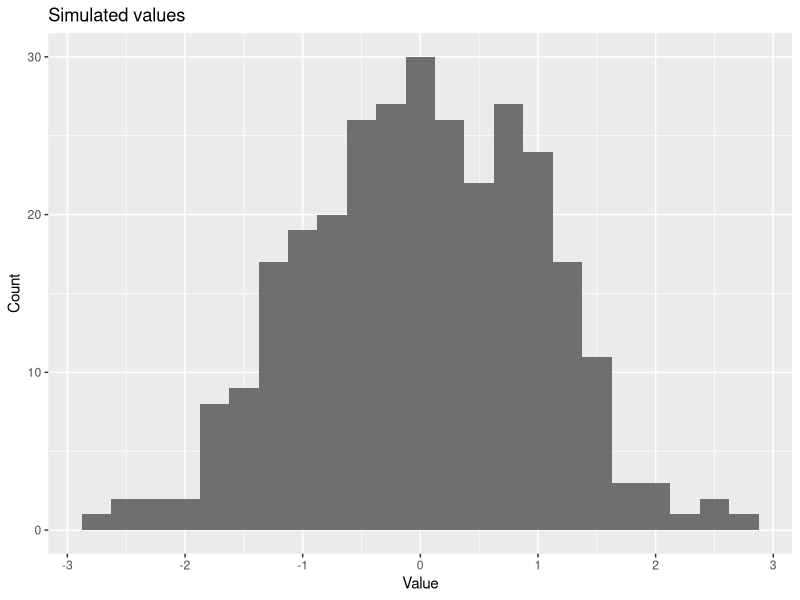
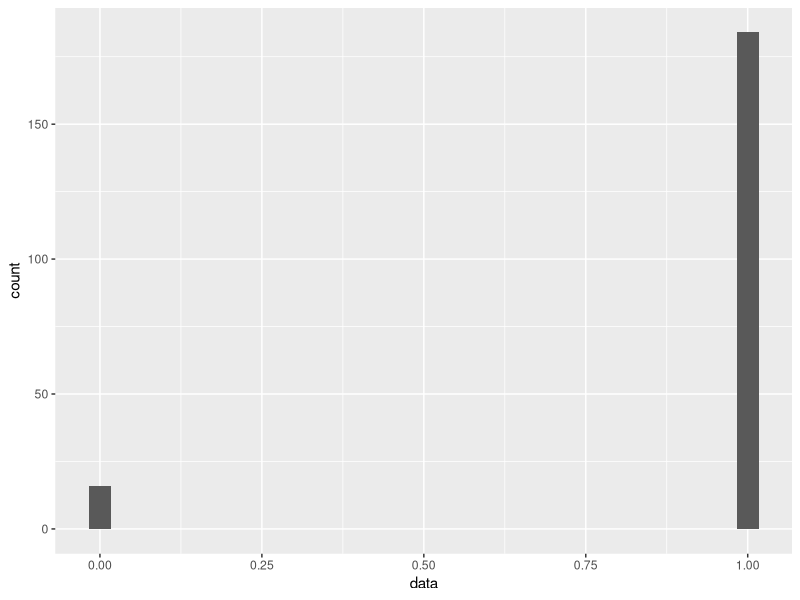
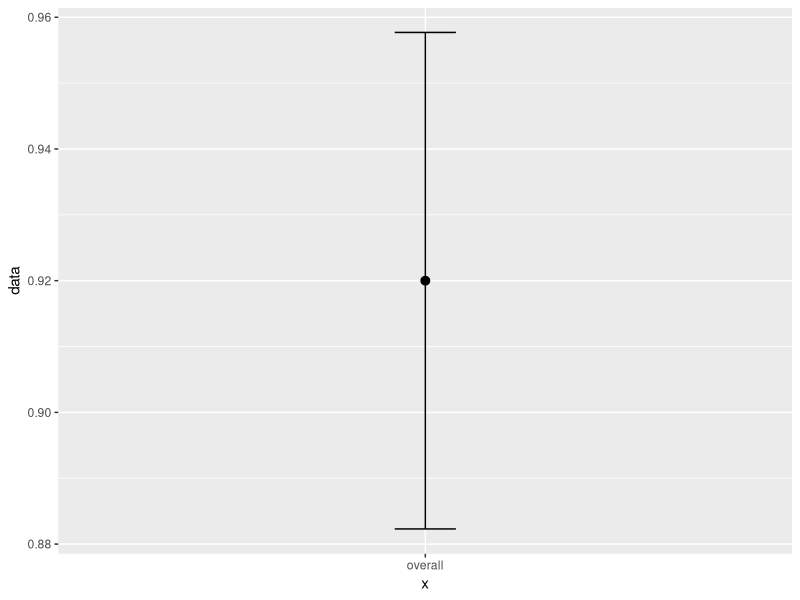
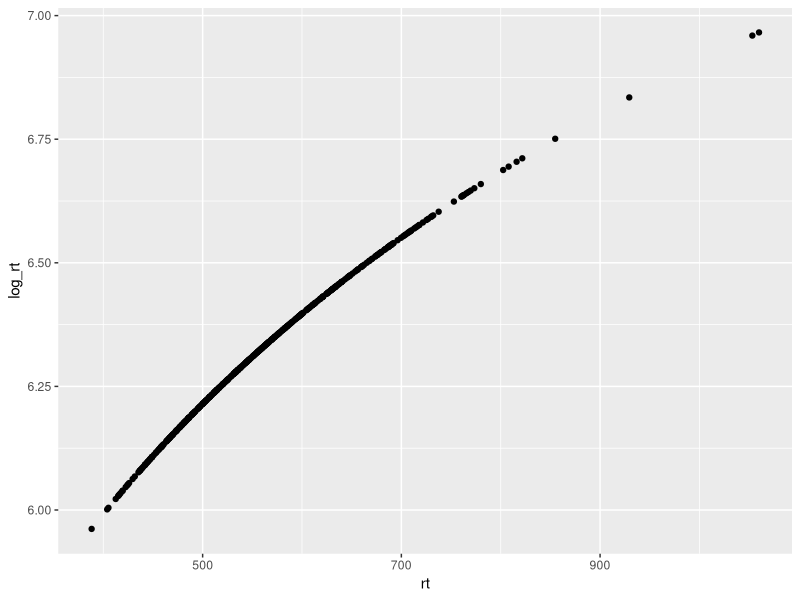
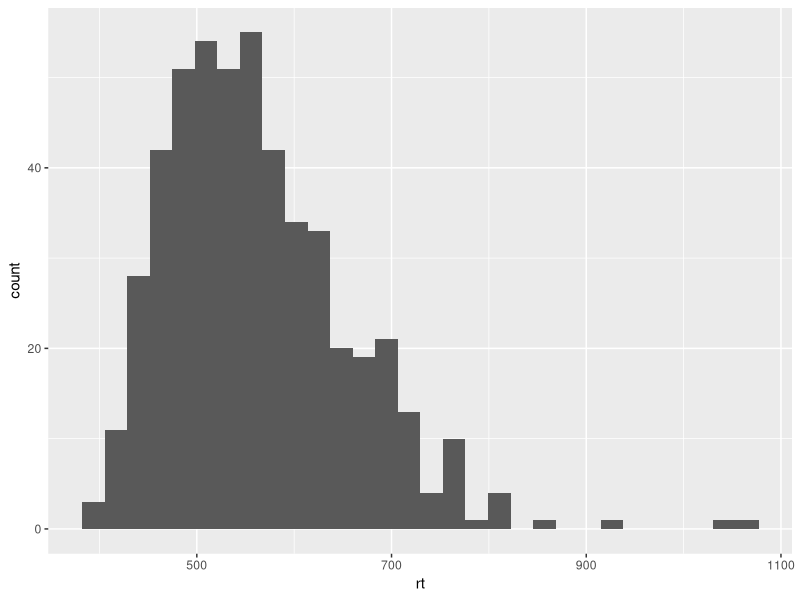
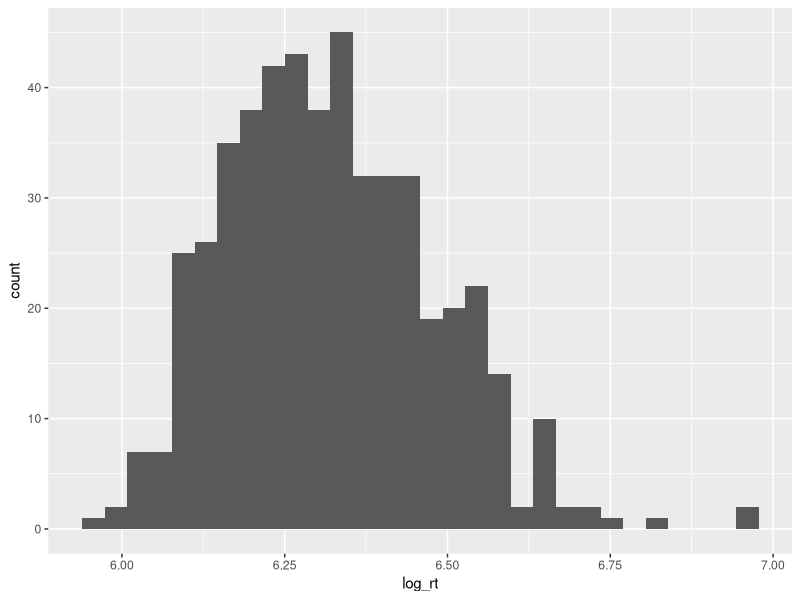
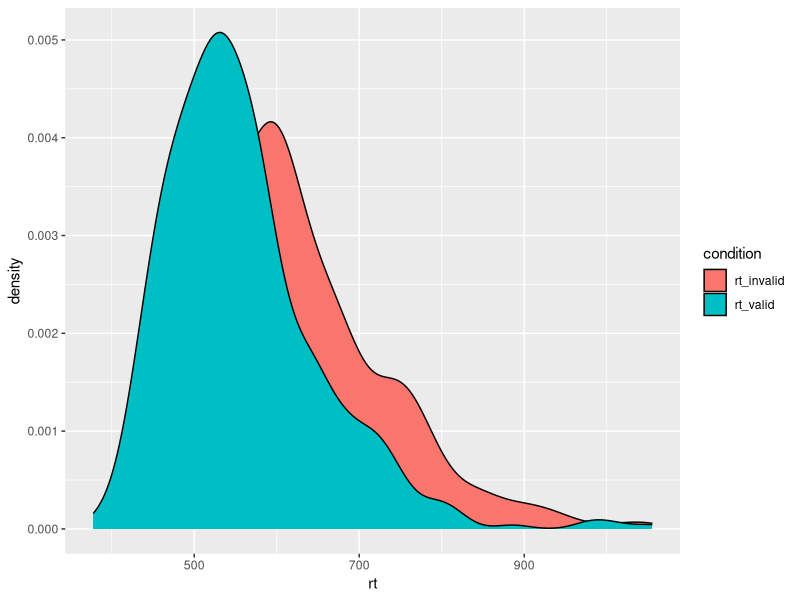

R code for these plots, in order:
## ---- chunk 1
#| label: setup
library(tidyverse)
set.seed(2025)

## ---- chunk 2

# you can play around with these
n <- 300 # number of datapoints
mu <- 0 # mean of the distribution
sd_norm <- 1 # sd of the distribution

# rnorm is your simulation function here
# take a look at how it's used by typing `?rnorm` in the Console
## note that this function is taking the inputs you specified above -- it doesn't matter what these are called
norm_df <- tibble(sim_values = rnorm(n, mu, sd_norm))

# so you know, this code would do the same thing
# norm_df <- tibble(sim_values = rnorm(300, 0, 1))

# okay, check out the top of this dataframe
head(norm_df)
## ---- chunk 3
# TODO: Calculate mean, sd, and n for norm_df
# Hint: Use summarise() with mean(), sd(), and n()

norm_df_summarise <- norm_df %>%
  summarise(mean = mean(sim_values), sd = sd(sim_values), n = n())

print(norm_df_summarise)

# What happens if you increase the "n"? How do these summaries change?

n2 <- 30000
norm_df2 <- tibble(sim_values2 = rnorm(n2, mu, sd_norm))
norm_df_summarise2 <- norm_df2 %>%
  summarise(mean = mean(sim_values2), sd = sd(sim_values2), n = n())

print(norm_df_summarise2)
## sd close to 1

## ---- chunk 4
ggplot(norm_df, aes(x=sim_values)) +
  geom_histogram(binwidth = 0.25, alpha = 0.85) +
  labs(title = "Simulated values", x = "Value", y = "Count")
## ---- chunk 5
#| label: binom-bernoulli
# TODO: create a simulated dataframe using rbinom (remember, you can look at the help for the function)
# Hint: Use tibble() and rbinom(n=200, size=1, prob=0.92)
dataframe <- tibble(data = rbinom(n=200, size=1, prob=0.92))
dataframe

# TODO: summarise and count
# Hint: Use summarise() to calculate proportion correct and n, then count(acc) for the count table
dataframe_summarise <- dataframe %>%
  summarise(proportion_correct = mean(data), n = n())
dataframe_summarise

dataframe %>% count(data)
## ---- chunk 6
## TO DO: Make a histogram of these values
# Hint: Use ggplot() with geom_histogram()
ggplot(dataframe, aes(x = data)) +
  geom_histogram()
## ---- chunk 7
# TODO: plot overall proportion 
# Hint:  use `stat_summary(fun = mean)` for the mean

# TODO: Plot some measure of variability (SD or 95% CI)
# Hint: stat_summary(fun.data = mean_se, fun.args = list(mult = 1.96), geom = "errorbar", width = 0.1) +
# mean_se(mult = 1.96) gives the mean +/- 1.96 standard errors, an approximate 95% CI
# You have to give stat_summary an x-value, but since there isn't really one here you can just give it a label (e.g., "overall")

ggplot(dataframe, aes(x = "overall", y = data)) +
  stat_summary(fun = mean) +
  stat_summary(fun.data = mean_se, fun.args = list(mult = 1.96), geom = "errorbar", width = 0.1)
  
## ---- chunk 8
#| label: binom-conditions-blocks
# TODO: simulate
# Hint: Create a tibble with condition, block, and acc columns
# Use rep() to repeat conditions and blocks appropriately
# Use rbinom() with different probabilities for easy vs hard conditions
two_condition <- tibble(
  condition = rep(c("easy","hard"), each = 100),
  block = rep(rep(1:4, each = 25), times = 2),
  data = c(rbinom(100, 1, 0.97), rbinom(100, 1, 0.87)))
two_condition

# TODO: Check per-block counts
# Hint: Use add_count() and distinct()
two_condition %>% 
  add_count(block, name = "n_block") %>%
  distinct(block, n_block)

# TODO: Summaries by condition × block
# Hint: Use group_by() and summarise()
condition_block <- two_condition %>%
  group_by(condition, block) %>%
  summarise(prop_correct = mean(data), n = n())

condition_block

# TODO: Pivot wider
# Hint: Use pivot_wider() to make conditions into separate columns
columns <- condition_block %>%
  pivot_wider(names_from = condition, values_from = prop_correct)

columns
## ---- chunk 9
# Helper: shifted lognormal RTs (t0 + LogNormal(meanlog, sdlog))
r_shifted_lognorm <- function(n, t0, meanlog, sdlog) {
  t0 + rlnorm(n, meanlog = meanlog, sdlog = sdlog)
}
## ---- chunk 10
#| label: lognormal-single
# TODO: Simulate RTs and their logged RTs
# Hint: Use the r_shifted_lognorm() function with the specified parameters
# Create a tibble with rt and log_rt columns

RTs <- tibble(
  rt = r_shifted_lognorm(500, 300, log(250), 0.35)) %>%
  mutate(log_rt = log(rt))
RTs
## ---- chunk 11
# TODO: Plot rt vs log_rt
# Hint: ggplot() with geom_point()

ggplot(RTs, aes(x = rt, y = log_rt)) +
  geom_point()
## ---- chunk 12
# TODO: histograms of rt and log_rt
# Hint: ggplot() with geom_histogram(), as in section A
ggplot(RTs, aes(x = rt)) +
  geom_histogram()

ggplot(RTs, aes(x = log_rt)) +
  geom_histogram()

# log_rt looks more like a normal distribution
## ---- chunk 13
# TODO: summaries
# Hint: Use summarise() to calculate mean_rt, median_rt, max_rt, sd_rt
RTs_summarise <- RTs %>%
  summarise(mean_rt = mean(rt), median_rt = median(rt), max_rt = max(rt), min_rt = min(rt))

RTs_summarise
## ---- chunk 14
# TODO: Simulate RTs for valid and invalid conditions
# Hint: Use r_shifted_lognorm() with different parameters for each condition
# Invalid cues should be slower (higher meanlog)

RTs_validity <- tibble(
  rt_valid = r_shifted_lognorm(500, 300, log(250), 0.35),
  rt_invalid = r_shifted_lognorm(500, 300, log(290), 0.35)
)

RTs_validity
## ---- chunk 15
# TODO: Use pivot_longer to reshape the data
# Hint: Convert rt_valid and rt_invalid columns into rt and condition columns
RTs_validity_pivot <- pivot_longer(RTs_validity, cols=c('rt_valid','rt_invalid'), values_to='rt', names_to='condition')

RTs_validity_pivot
## ---- chunk 16

# TODO: group_by() condition and summarise mean_rt, sd_rt
# Hint: Use group_by(condition) then summarise()
RTs_validity_pivot %>%
  group_by(condition) %>%
  summarise(mean_rt = mean(rt), sd_rt = sd(rt))
## ---- chunk 17
## TODO: Use ggplot to make density plot of simulated data
# Hint: Use geom_density() with fill=condition in aes()
ggplot(RTs_validity_pivot, aes(x = rt, fill = condition)) +
  geom_density()
## ---- chunk 18
# TODO: Simulate multiple participants
# Hint: Use a for loop to iterate over participants
# Each participant should have different baseline shifts
# Use bind_rows() to combine all participant data
## ---- chunk 19
# TODO: Summarize by participant and condition
# Hint: Use group_by(participant, condition) and summarise()
## ---- chunk 20
# TODO: Plot average RTs and 95 CIs over individual subjects
# Hint: Use stat_summary() for means and CIs, geom_point() for individual data
